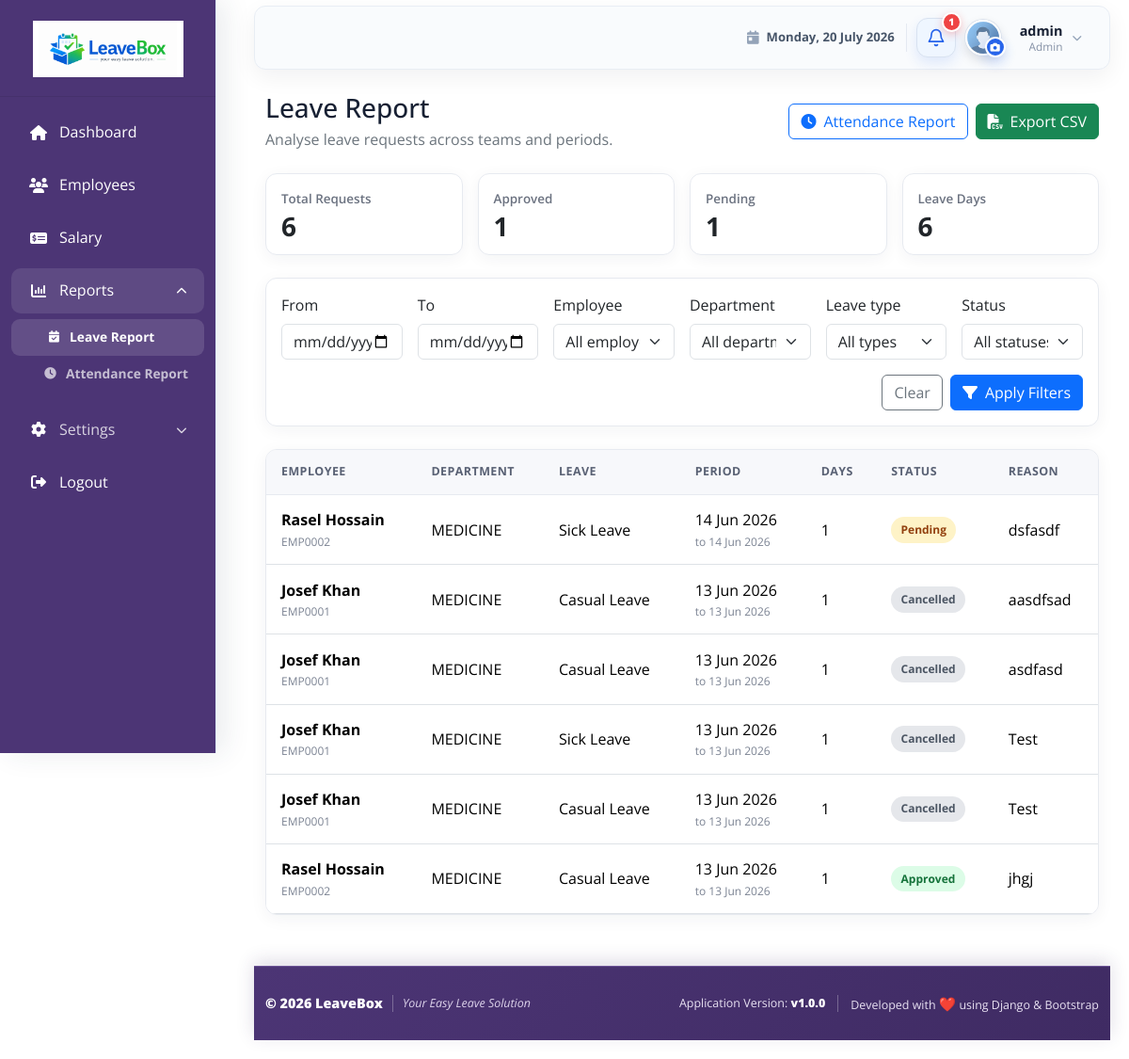
The app's page /reports/ (signed in), older data.
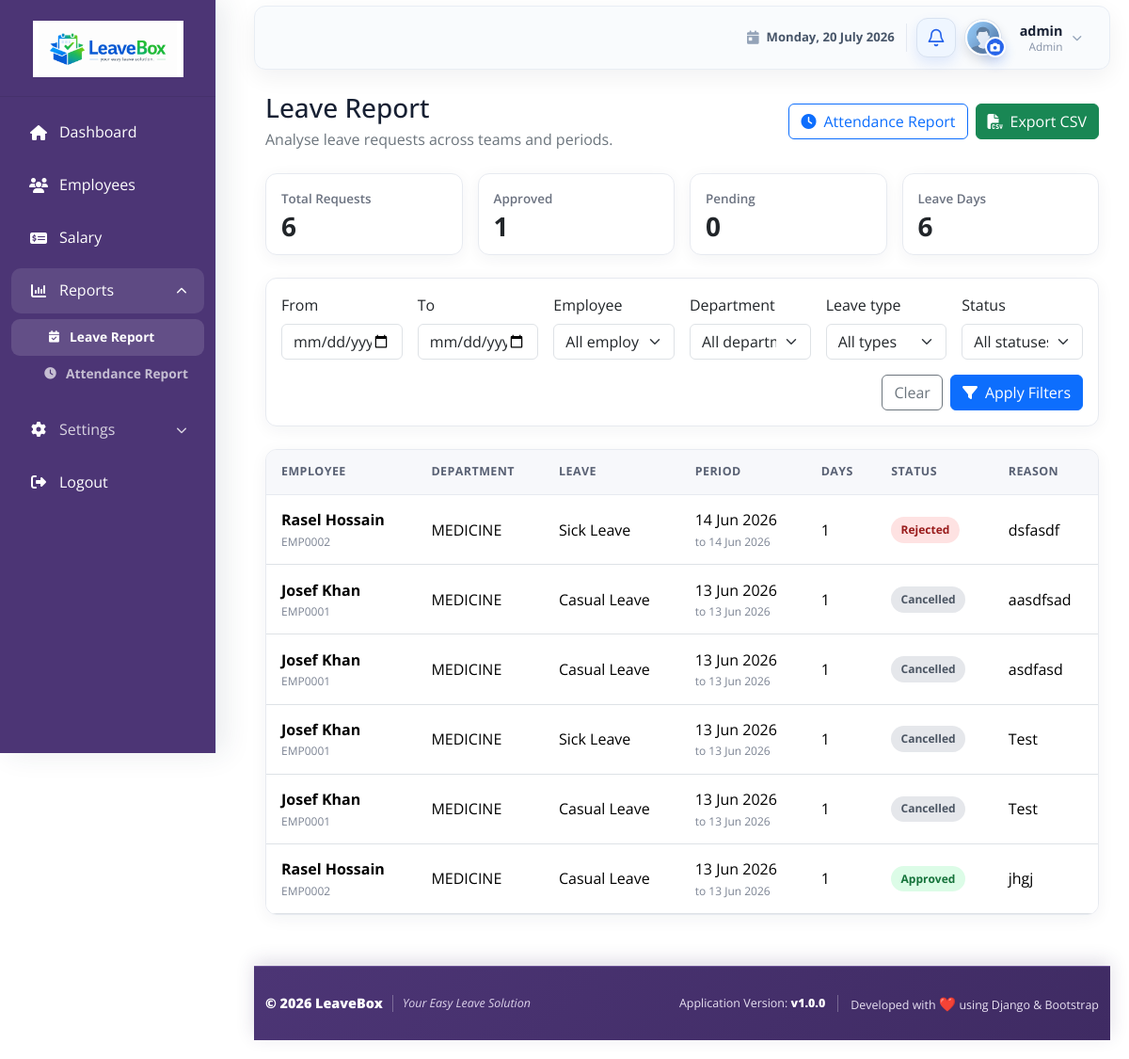
The same page, newer data.
### employees/models.py (models this page shows, shortened)
class LeaveRequest(models.Model):
    STATUS_CHOICES = (
        ('PENDING', 'Pending'),
        ('APPROVED', 'Approved'),
        ('REJECTED', 'Rejected'),
        ('CANCELLED', 'Cancelled'),
    )
    employee = models.ForeignKey(
        'employees.Employee',
        on_delete=models.CASCADE,
        related_name='leave_requests'
    )
    leave_type = models.ForeignKey(
        LeaveType,
        on_delete=models.CASCADE
    )
    from_date = models.DateField()
    to_date = models.DateField()
    total_days = models.PositiveIntegerField()
    reason = models.TextField()
    status = models.CharField(
        max_length=20,
        choices=STATUS_CHOICES,
        default='PENDING'
    )
    applied_at = models.DateTimeField(auto_now_add=True)
    approved_by = models.ForeignKey(
        'employees.Employee',
        on_delete=models.SET_NULL,
        null=True,
        blank=True,
        related_name='approved_requests'
    )
    approved_at = models.DateTimeField(null=True, blank=True)
    remarks = models.TextField(
        blank=True,
        null=True,
        help_text="Admin remarks/comments"
    )
    class Meta:
        ordering = ['-applied_at']
        indexes = [
            models.Index(fields=['status', 'from_date'], name='leave_status_from_idx'),
            models.Index(fields=['from_date', 'to_date'], name='leave_period_idx'),
        ]

class Employee(models.Model):
    EMPLOYEE_ID_PATTERN = re.compile(r'^EMP(\d+)$')
    MAX_EMPLOYEE_NUMBER = 9999
    employee_id = models.CharField(
        max_length=7,
        unique=True,
        editable=False,
        db_index=True,
    )
    user = models.OneToOneField(
        settings.AUTH_USER_MODEL,
        on_delete=models.CASCADE,
        related_name='employee_profile'
    )
    department = models.ForeignKey(
        'departments.Department',
        on_delete=models.SET_NULL,
        null=True,
        related_name='employees'
    )
    designation = models.ForeignKey(
        'employees.EmpDesignation',
        on_delete=models.PROTECT,
        related_name='%(class)s_records',
        blank=True,
        null=True,
    )
    joining_date = models.DateField(default=timezone.now)
    supervisor = models.ForeignKey(
        'self',
        on_delete=models.SET_NULL,
        null=True,
        blank=True,
        related_name='subordinates'
    )
    is_active = models.BooleanField(default=True)
    custom_leave = models.PositiveIntegerField(
        null=True,
        blank=True,
        help_text=(
            "Admin-defined total leave balance for this employee. If set, "
            "leave type balances will be ignored."
        ),
    )

class LeaveType(models.Model):
    CASUAL = 'Casual Leave'
    SICK = 'Sick Leave'
    EARNED = 'Earned Leave'
    OTHER = 'Other'
    LEAVE_TYPE_CHOICES = [
        (CASUAL, 'Casual Leave'),
        (SICK, 'Sick Leave'),
        (EARNED, 'Earned Leave'),
        (OTHER, 'Other'),
    ]
    name = models.CharField(
        max_length=50,
        choices=LEAVE_TYPE_CHOICES,
        default=CASUAL,
    )
    yearly_limit = models.PositiveIntegerField(
        default=0,
        help_text="Maximum days allowed per year for this leave type"
    )

### accounts/models.py (models this page shows, shortened)
class User(AbstractUser):
    ROLE_CHOICES = (
        ('ADMIN', 'Admin/HR'),
        ('EMPLOYEE', 'Employee'),
    )
    role = models.CharField(max_length=10, choices=ROLE_CHOICES, default='EMPLOYEE')
    phone = models.CharField(max_length=15, blank=True, null=True)

### departments/models.py (models this page shows, shortened)
class Department(models.Model):
    name = models.CharField(max_length=100, unique=True)
    code = models.CharField(max_length=20, unique=True)
    description = models.TextField(blank=True, null=True)
    manager = models.ForeignKey(
        'employees.Employee',
        on_delete=models.SET_NULL,
        null=True,
        blank=True,
        related_name='managed_departments'
    )
    created_at = models.DateTimeField(auto_now_add=True)
    updated_at = models.DateTimeField(auto_now=True)
    class Meta:
        ordering = ['name']
        verbose_name = "Department"
        verbose_name_plural = "Departments"
        constraints = [
            models.UniqueConstraint(
                Lower('name'),
                name='unique_department_name_ci',
            ),
        ]
    def __str__(self):
        return self.name

### reports/views.py (the view, shortened to what this page needs)
# urls.py: path('', LeaveReportView.as_view(), name='leave_report'),
class LeaveReportView(AdminReportMixin, TemplateView):
    template_name = 'leaves/leave_report.html'
    def get_queryset(self):
        queryset = LeaveRequest.objects.select_related(
            'employee__user', 'employee__department', 'leave_type', 'approved_by__user',
        )
        params = self.request.GET
        from_date = self.parse_date(params.get('from_date'))
        to_date = self.parse_date(params.get('to_date'))
        if from_date:
            queryset = queryset.filter(to_date__gte=from_date)
        if to_date:
            queryset = queryset.filter(from_date__lte=to_date)
        if params.get('employee', '').isdigit():
            queryset = queryset.filter(employee_id=params['employee'])
        if params.get('department', '').isdigit():
            queryset = queryset.filter(employee__department_id=params['department'])
        if params.get('leave_type', '').isdigit():
            queryset = queryset.filter(leave_type_id=params['leave_type'])
        if params.get('status') in dict(LeaveRequest.STATUS_CHOICES):
            queryset = queryset.filter(status=params['status'])
        return queryset.order_by('-from_date', '-applied_at')
    def get(self, request, *args, **kwargs):
        self.object_list = self.get_queryset()
        if request.GET.get('export') == 'csv':
            return self.export_csv(self.object_list)
        return super().get(request, *args, **kwargs)
    def get_context_data(self, **kwargs):
        context = super().get_context_data(**kwargs)
        totals = self.object_list.aggregate(total_requests=Count('pk'), total_days=Sum('total_days'))
        context.update(self.filter_context())
        context.update({
            'page_obj': self.paginate(self.object_list),
            'total_requests': totals['total_requests'], 'total_days': totals['total_days'] or 0,
            'approved_count': self.object_list.filter(status='APPROVED').count(),
            'pending_count': self.object_list.filter(status='PENDING').count(),
            'employees': Employee.objects.select_related('user').order_by('employee_id'),
            'departments': Department.objects.order_by('name'),
            'leave_types': LeaveType.objects.order_by('name'),
            'status_choices': LeaveRequest.STATUS_CHOICES,
            'selected_leave_type': self.request.GET.get('leave_type', ''),
            'selected_status': self.request.GET.get('status', ''),
        })
        return context

### LAF/templatetags/navigation_tags.py (called while the page is built)
@register.simple_tag
def url_name_active(request, *url_names):
    resolver_match = getattr(request, 'resolver_match', None)
    current_url_name = getattr(resolver_match, 'url_name', None)
    return current_url_name in url_names

### employees/context_processors.py (called while the page is built)
def current_profile_picture(request):
    default_avatar_url = static('images/avatar.png')
    profile_picture_url = default_avatar_url
    user = getattr(request, 'user', None)
    if user and user.is_authenticated:
        try:
            employee = Employee.objects.select_related('extended_profile').get(user=user)
            try:
                profile = employee.extended_profile
            except EmpProfile.DoesNotExist:
                profile = None
            if profile and profile.profile_picture:
                profile_picture_url = profile.profile_picture.url
        except Employee.DoesNotExist:
            pass
    return {
        'current_profile_picture_url': profile_picture_url,
        'default_avatar_url': default_avatar_url,
    }

### reports/views.py (called while the page is built)
    @staticmethod
    def parse_date(value):
        try:
            return datetime.strptime(value, '%Y-%m-%d').date()
        except (TypeError, ValueError):
            return None

### templates/leaves/leave_report.html (shortened to what this page needs)
{% extends 'base/base.html' %}
{% load static %}
{% block extra_css %}<link rel="stylesheet" href="{% static 'css/reports.css' %}">{% endblock %}
{% block content %}
<div class="report-page py-3">
  <div class="report-heading d-flex flex-wrap justify-content-between align-items-center gap-3 mb-4">
    <div><h1 class="h3 mb-1">Leave Report</h1><p class="text-secondary mb-0">Analyse leave requests across teams and periods.</p></div>
    <div class="d-flex gap-2"><a class="btn btn-outline-primary" href="{% url 'attendance_report' %}"><i class="fas fa-clock me-2"></i>Attendance Report</a><a class="btn btn-success" href="?{% if filter_query %}{{ filter_query }}&amp;{% endif %}export=csv"><i class="fas fa-file-csv me-2"></i>Export CSV</a></div>
  </div>
  <div class="row g-3 mb-4">
    <div class="col-6 col-xl-3"><div class="card report-stat"><div class="card-body"><span>Total Requests</span><strong>{{ total_requests }}</strong></div></div></div>
    <div class="col-6 col-xl-3"><div class="card report-stat"><div class="card-body"><span>Approved</span><strong>{{ approved_count }}</strong></div></div></div>
    <div class="col-6 col-xl-3"><div class="card report-stat"><div class="card-body"><span>Pending</span><strong>{{ pending_count }}</strong></div></div></div>
    <div class="col-6 col-xl-3"><div class="card report-stat"><div class="card-body"><span>Leave Days</span><strong>{{ total_days }}</strong></div></div></div>
  </div>
  <div class="card report-card mb-4"><div class="card-body"><form method="get" class="row g-3 align-items-end">
    <div class="col-md-3 col-xl-2"><label class="form-label" for="fromDate">From</label><input class="form-control" id="fromDate" type="date" name="from_date" value="{{ from_date }}"></div>
    <div class="col-md-3 col-xl-2"><label class="form-label" for="toDate">To</label><input class="form-control" id="toDate" type="date" name="to_date" value="{{ to_date }}"></div>
    <div class="col-md-6 col-xl-2"><label class="form-label" for="employee">Employee</label><select class="form-select" id="employee" name="employee"><option value="">All employees</option></select></div>
    <div class="col-md-4 col-xl-2"><label class="form-label" for="department">Department</label><select class="form-select" id="department" name="department"><option value="">All departments</option></select></div>
    <div class="col-md-4 col-xl-2"><label class="form-label" for="leaveType">Leave type</label><select class="form-select" id="leaveType" name="leave_type"><option value="">All types</option></select></div>
    <div class="col-md-4 col-xl-2"><label class="form-label" for="status">Status</label><select class="form-select" id="status" name="status"><option value="">All statuses</option></select></div>
    <div class="col-12 d-flex justify-content-end gap-2"><a class="btn btn-outline-secondary" href="{% url 'leave_report' %}">Clear</a><button class="btn btn-primary" type="submit"><i class="fas fa-filter me-2"></i>Apply Filters</button></div>
  </form></div></div>
  <div class="card report-card overflow-hidden"><div class="table-responsive"><table class="table table-hover mb-0"><thead><tr><th>Employee</th><th>Department</th><th>Leave</th><th>Period</th><th>Days</th><th>Status</th><th>Reason</th></tr></thead><tbody>
    {% for leave in page_obj %}<tr><td><strong>{{ leave.employee.user.get_full_name|default:leave.employee.user.username }}</strong><small>{{ leave.employee.employee_id }}</small></td><td>{{ leave.employee.department|default:'—' }}</td><td>{{ leave.leave_type.name }}</td><td>{{ leave.from_date|date:'d M Y' }}<small>to {{ leave.to_date|date:'d M Y' }}</small></td><td>{{ leave.total_days }}</td><td><span class="report-status status-{{ leave.status|lower }}">{{ leave.get_status_display }}</span></td><td class="report-reason">{{ leave.reason }}</td></tr>{% empty %}<tr><td colspan="7" class="text-center py-5 text-secondary">No leave requests match these filters.</td></tr>{% endfor %}
  </tbody></table></div>{% include 'reports/pagination.html' %}</div>
</div>
{% endblock %}

### templates/base/base.html (shortened to what the changed rows need)
{% load static navigation_tags %}
<!DOCTYPE html>
<html lang="en">
<head>
    <link rel="stylesheet" href="{% static 'css/bootstrap-5.3.2.min.css' %}">
    <link rel="stylesheet" href="https://cdnjs.cloudflare.com/ajax/libs/font-awesome/6.4.0/css/all.min.css">
    <link rel="stylesheet" href="{% static 'css/dashboard.css' %}">
    <link rel="stylesheet" href="{% static 'css/apply_leave.css' %}">
    <link rel="stylesheet" href="{% static 'css/footer.css' %}">
    {% block extra_css %}{% endblock %}
</head>
<body>
        {% url_name_active request 'dashboard' 'adm_dashboard' 'emp_dashboard' as dashboard_active %}
        {% url_name_active request 'employee_list' 'employee_detail' 'employee_admin_edit' 'employee_admin_update' as employees_active %}
        {% url_name_active request 'salary_list' 'salary_add' 'salary_edit' as salary_active %}
        {% url_name_active request 'department_list' 'department_add' 'department_edit' 'department_delete' as departments_active %}
        {% url_name_active request 'designation_list' 'designation_add' 'designation_edit' 'designation_delete' as designations_active %}
        {% url_name_active request 'leave_type_list' 'leave_type_add' 'leave_type_edit' 'leave_type_delete' as leave_settings_active %}
        {% url_name_active request 'leave_apply' as leave_apply_active %}
        {% url_name_active request 'attendance_history' as attendance_active %}
        {% url_name_active request 'leave_report' 'attendance_report' as reports_active %}
    <main class="content-wrapper dashboard-content-wrapper">
        <nav class="navbar navbar-expand-lg navbar-light dashboard-navbar mb-2">
            <div class="container-fluid">
                <div class="dashboard-profile-slot">
                    <div class="dashboard-notification-dropdown">
                        <button class="dashboard-notification-button" type="button" id="notificationDropdown" aria-label="Notifications{% if pending_leave_count %}: {{ pending_leave_count }} pending leave request{{ pending_leave_count|pluralize }}{% endif %}" aria-haspopup="true" aria-expanded="false">
                            <svg class="dashboard-notification-icon" viewBox="0 0 24 24" aria-hidden="true">
                                <path d="M18 8a6 6 0 0 0-12 0c0 7-3 7-3 9h18c0-2-3-2-3-9"></path>
                                <path d="M13.73 21a2 2 0 0 1-3.46 0"></path>
                            </svg>
                            {% if pending_leave_count %}
                                <span class="dashboard-notification-badge" aria-hidden="true">{{ pending_leave_count }}</span>
                            {% endif %}
                        </button>
                    </div>
                </div>
            </div>
        </nav>
        <div class="container-fluid">
            {% block content %}{% endblock %}
        </div>
    </main>
</body>
</html>

Row changes from the older to the newer data that the page shows:
changed LeaveRequest "dsfasdf": status "Pending" → "Rejected"
Text that changed along with them:
{{ pending_count }}: "1" → "0"
{{ pending_leave_count }}: "1" → (not shown)
